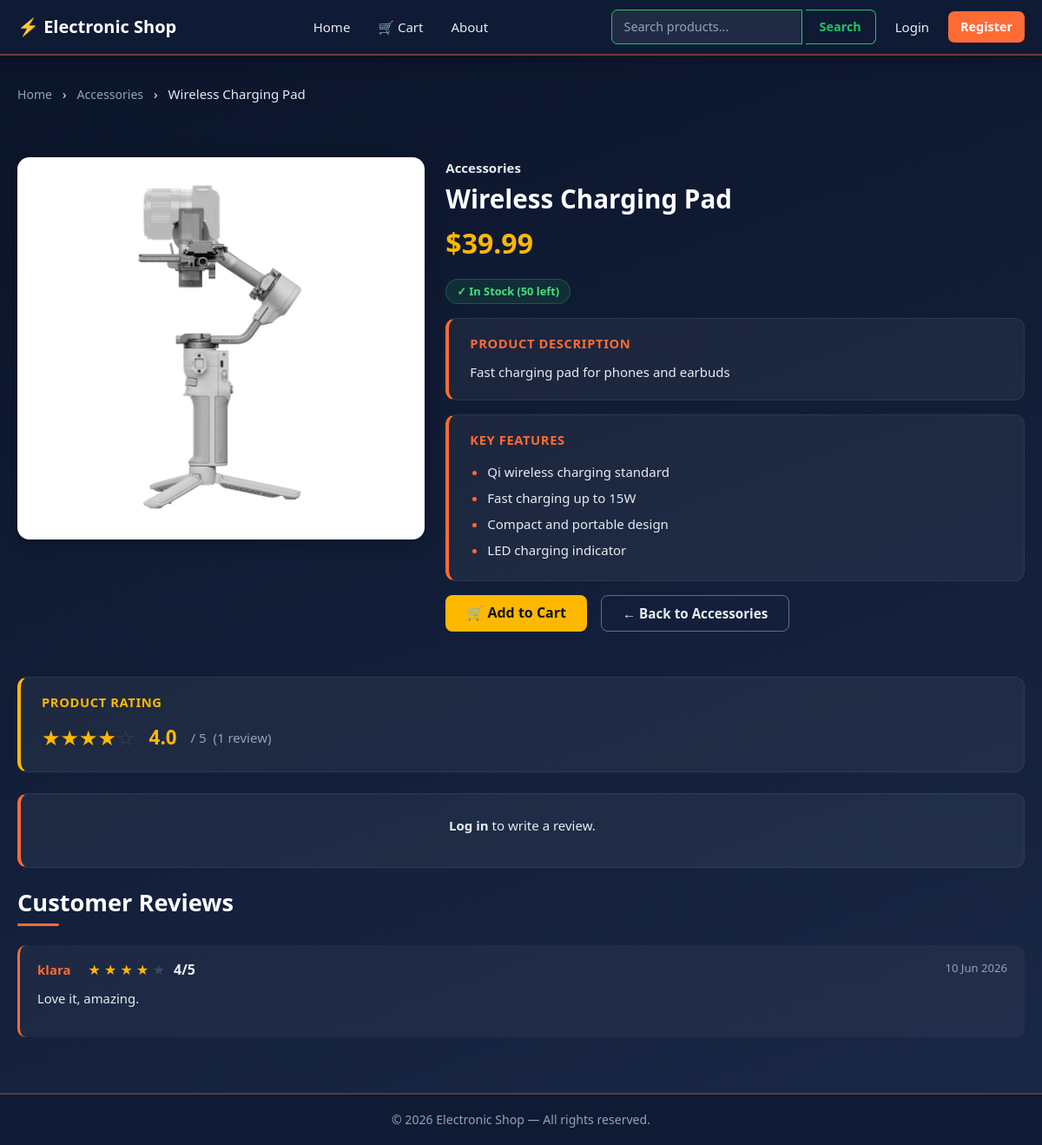
Screenshot of /product/wireless-charging-pad/ with the database file from the repository.
### shop/models.py (models this page shows, shortened)
class Product(models.Model):
    category = models.ForeignKey(
        Category, on_delete=models.CASCADE, related_name='products'
    )
    name = models.CharField(max_length=200)
    slug = models.SlugField(unique=True, blank=True)
    price = models.DecimalField(max_digits=10, decimal_places=2)
    description = models.TextField(blank=True)
    key_features = models.TextField(blank=True)
    image = models.ImageField(upload_to='products/')
    stock = models.PositiveIntegerField(default=10)
    created_at = models.DateTimeField(auto_now_add=True)
    updated_at = models.DateTimeField(auto_now=True)
    @property
    def average_rating(self):
        reviews = self.reviews.all()
        if not reviews:
            return 0
        return round(sum(r.rating for r in reviews) / reviews.count(), 1)
    @property
    def total_reviews(self):
        return self.reviews.count()

class Category(models.Model):
    name = models.CharField(max_length=200, unique=True)
    slug = models.SlugField(unique=True, blank=True)
    description = models.TextField(blank=True)
    image = models.ImageField(upload_to='categories/', blank=True)
    class Meta:
        verbose_name_plural = 'Categories'
    def get_absolute_url(self):
        return reverse('shop:category', kwargs={'slug': self.slug})

class Review(models.Model):
    RATING_CHOICES = [(i, str(i)) for i in range(1, 6)]
    product = models.ForeignKey(
        Product, on_delete=models.CASCADE, related_name='reviews'
    )
    user = models.ForeignKey(
        settings.AUTH_USER_MODEL, on_delete=models.CASCADE
    )
    rating = models.IntegerField(choices=RATING_CHOICES)
    comment = models.TextField()
    created_at = models.DateTimeField(auto_now_add=True)
    class Meta:
        unique_together = ('product', 'user')
        ordering = ['-created_at']

### shop/views.py (the view)
# urls.py: path('product/<slug:slug>/', views.ProductDetailView.as_view(), name='product_detail'),
class ProductDetailView(DetailView):
    model = Product
    template_name = 'shop/product_detail.html'
    context_object_name = 'product'
    queryset = Product.objects.select_related('category').prefetch_related(
        Prefetch('reviews', queryset=Review.objects.select_related('user'))
    )
    def get_context_data(self, **kwargs):
        ctx = super().get_context_data(**kwargs)
        ctx['reviews'] = self.object.reviews.all()
        ctx['review_form'] = ReviewForm()
        ctx['user_has_reviewed'] = (
            self.request.user.is_authenticated
            and self.object.reviews.filter(user=self.request.user).exists()
        )
        return ctx

### shop/forms.py
class ReviewForm(forms.ModelForm):
    rating = forms.ChoiceField(
        choices=Review.RATING_CHOICES,
        widget=forms.Select(attrs={'class': 'form-select'}),
    )
    comment = forms.CharField(
        widget=forms.Textarea(attrs={'class': 'form-control', 'rows': 4}),
    )
    class Meta:
        model = Review
        fields = ('rating', 'comment')

### shop/context_processors.py (called while the page is built)
def cart_count(request):
    if request.user.is_authenticated:
        try:
            return {'cart_count': request.user.cart.total_items}
        except Cart.DoesNotExist:
            pass
    return {'cart_count': 0}

### shop/templatetags/shop_tags.py (called while the page is built)
@register.filter
def stars(value):
    try:
        rating = float(value)
    except (TypeError, ValueError):
        rating = 0
    html = ''
    for i in range(1, 6):
        if rating >= i:
            html += '<span class="star-full">&#9733;</span>'
        elif rating >= i - 0.5:
            html += '<span class="star-half">&#9733;</span>'
        else:
            html += '<span class="star-empty">&#9734;</span>'
    return mark_safe(html)

### templates/shop/product_detail.html (shortened to what this page needs)
{% extends 'base.html' %}
{% load shop_tags %}
{% block content %}
<div class="mb-4">
    <a href="{% url 'shop:home' %}" class="back-link">Home</a>
    <span style="color:var(--text-muted);margin:0 8px;">›</span>
    <a href="{{ product.category.get_absolute_url }}" class="back-link">{{ product.category.name }}</a>
    <span style="color:var(--text-muted);margin:0 8px;">›</span>
    <span style="color:var(--text-light);">{{ product.name }}</span>
</div>
<div class="row g-4 mb-5">
    <div class="col-lg-5">
        {% if product.image %}
        <img src="{{ product.image.url }}" class="product-img" alt="{{ product.name }}">
        {% else %}
        <div class="product-img d-flex align-items-center justify-content-center"
             style="height:380px; background:var(--bg-secondary); font-size:5rem; border-radius:14px;">📱</div>
        {% endif %}
    </div>
    <div class="col-lg-7">
        <p style="color:var(--accent); font-weight:600; margin-bottom:6px;">{{ product.category.name }}</p>
        <h1 class="product-name mb-2">{{ product.name }}</h1>
        <div class="product-price mb-3">${{ product.price }}</div>
        {% if product.stock > 0 %}
            <span class="stock-badge in-stock mb-3 d-inline-block">✓ In Stock ({{ product.stock }} left)</span>
        {% else %}
            <span class="stock-badge out-stock mb-3 d-inline-block">✗ Out of Stock</span>
        {% endif %}
        <div class="detail-panel">
            <h5>Product Description</h5>
            <p style="color:var(--text-light); margin:0;">{{ product.description }}</p>
        </div>
        {% if product.key_features %}
        <div class="detail-panel">
            <h5>Key Features</h5>
            <ul class="feature-list">
                {% for feature in product.key_features.splitlines %}
                    {% if feature %}<li>{{ feature }}</li>{% endif %}
                {% endfor %}
            </ul>
        </div>
        {% endif %}
        <div class="d-flex gap-3 align-items-center flex-wrap mt-3">
            {% if product.stock > 0 %}
            <form method="POST" action="{% url 'shop:add_to_cart' product.id %}">
                <button type="submit" class="btn-accent px-4 py-2" style="font-size:1rem;">
                    🛒 Add to Cart
                </button>
            </form>
            {% else %}
            <button class="btn-accent px-4 py-2" disabled style="opacity:.5; cursor:not-allowed;">
                🛒 Add to Cart
            </button>
            {% endif %}
            <a href="{{ product.category.get_absolute_url }}" class="btn-outline-light px-4 py-2">
                ← Back to {{ product.category.name }}
            </a>
        </div>
    </div>
</div>
<div class="detail-panel detail-panel--rating mb-4">
    <h5>Product Rating</h5>
    <div class="d-flex align-items-center gap-3">
        <span class="stars-display">{{ product.average_rating|stars|safe }}</span>
        <span style="color:var(--yellow); font-size:1.4rem; font-weight:800;">{{ product.average_rating }}</span>
        <span style="color:var(--text-dim);">/ 5 &nbsp;({{ product.total_reviews }} review{{ product.total_reviews|pluralize }})</span>
    </div>
</div>
{% if user.is_authenticated and not user_has_reviewed %}
<div class="detail-panel detail-panel--review mb-4">
    <h5>Write a Review</h5>
    <form method="POST" action="{% url 'shop:add_review' product.id %}" class="form-dark">
        {% csrf_token %}
        <div class="mb-3">
            <label class="form-label-dark" for="id_rating">Rating</label>
            <select name="rating" id="id_rating" class="form-select-dark d-block" style="padding:8px 12px; width:100%;">
                <option value="">— Choose rating —</option>
                <option value="5">★★★★★ Excellent (5)</option>
                <option value="4">★★★★☆ Good (4)</option>
                <option value="3">★★★☆☆ Average (3)</option>
                <option value="2">★★☆☆☆ Poor (2)</option>
                <option value="1">★☆☆☆☆ Very Poor (1)</option>
            </select>
        </div>
        <div class="mb-3">
            <label class="form-label-dark" for="id_comment">Comment</label>
            <textarea name="comment" id="id_comment" rows="4"
                      class="form-control-dark d-block" style="width:100%; padding:10px 14px; resize:vertical;"
                      placeholder="Share your experience with this product..."></textarea>
        </div>
        <button type="submit" class="btn-accent px-4 py-2">Submit Review</button>
    </form>
</div>
{% elif user.is_authenticated and user_has_reviewed %}
<div class="alert alert-info mb-4">You have already reviewed this product.</div>
{% else %}
<div class="detail-panel mb-4" style="text-align:center; padding:24px;">
    <p style="color:var(--text-muted); margin-bottom:12px;">
        <a href="{% url 'accounts:login' %}?next={{ request.path }}"
           style="color:var(--accent); font-weight:600;">Log in</a>
        to write a review.
    </p>
</div>
{% endif %}
<h2 class="section-title">Customer Reviews</h2>
{% if reviews %}
    {% for review in reviews %}
    <div class="review-item">
        <div class="d-flex justify-content-between align-items-start">
            <div>
                <span class="review-author">{{ review.user.username }}</span>
                <span class="ms-3 stars" style="font-size:1rem;">
                    {% with r=review.rating %}
                    <span class="{% if r >= 1 %}star-full{% else %}star-empty{% endif %}">★</span>
                    <span class="{% if r >= 2 %}star-full{% else %}star-empty{% endif %}">★</span>
                    <span class="{% if r >= 3 %}star-full{% else %}star-empty{% endif %}">★</span>
                    <span class="{% if r >= 4 %}star-full{% else %}star-empty{% endif %}">★</span>
                    <span class="{% if r >= 5 %}star-full{% else %}star-empty{% endif %}">★</span>
                    {% endwith %}
                    <span style="color:var(--accent); font-weight:700; margin-left:6px;">{{ review.rating }}/5</span>
                </span>
            </div>
            <span class="review-date">{{ review.created_at|date:"d M Y" }}</span>
        </div>
        <p class="review-comment">{{ review.comment }}</p>
    </div>
    {% endfor %}
{% else %}
<div class="empty-state" style="padding:40px 20px;">
    <div class="empty-icon">💬</div>
    <p>No reviews yet. Be the first to review this product!</p>
</div>
{% endif %}
{% endblock %}

### static/css/style.css (style rules this page uses)
*, *::before, *::after { box-sizing: border-box; margin: 0; padding: 0; }
:root { --bg-start : #0a1429; --bg-end : #1a2847; --navbar-bg : #0f1a35; --card-bg : #ffffff; --orange : #ff6b35; --yellow : #ffb800; --purple : #8b5cf6; --green : #22c55e; --green-dk : #16a34a; --text-lt : #e8ecf4; --text-dim : #94a3b8; --panel-bg : rgba(255,255,255,0.05); --shadow : 0 4px 20px rgba(0,0,0,0.3); }
html { scroll-behavior: smooth; }
body { background: linear-gradient(160deg, var(--bg-start) 0%, var(--bg-end) 100%); background-attachment: fixed; color: var(--text-lt); font-family: 'Segoe UI', system-ui, sans-serif; font-size: 15px; line-height: 1.6; min-height: 100vh; display: flex; flex-direction: column; }
a { color: inherit; text-decoration: none; }
img { display: block; max-width: 100%; }
.section-title { color: #ffffff; font-weight: 800; font-size: 1.7rem; margin-bottom: 1.4rem; padding-bottom: 10px; position: relative; }
.section-title::after { content: ''; position: absolute; left: 0; bottom: 0; width: 48px; height: 3px; background: var(--orange); border-radius: 2px; }
.btn-accent { display: inline-block; background: var(--yellow); color: #111; border: none; border-radius: 8px; padding: 9px 22px; font-weight: 700; font-size: .95rem; cursor: pointer; transition: background .2s, transform .1s; text-align: center; }
.btn-outline-light { display: inline-block; background: transparent; border: 1.5px solid rgba(255,255,255,.35); color: var(--text-lt); border-radius: 8px; padding: 9px 22px; font-weight: 600; font-size: .95rem; cursor: pointer; transition: border-color .2s, color .2s, background .2s; text-align: center; }
.row { display: flex; flex-wrap: wrap; margin: 0 -12px; }
.row.g-4 > * { padding: 12px; }
.col-lg-5 { flex: 0 0 41.666%; max-width: 41.666%; }
.col-lg-7 { flex: 0 0 58.333%; max-width: 58.333%; }
.mb-3 { margin-bottom: 16px !important; }
.mb-4 { margin-bottom: 24px !important; }
.mb-5 { margin-bottom: 40px !important; }
.mt-3 { margin-top: 16px !important; }
.ms-3 { margin-left: 16px !important; }
.gap-3 { gap: 16px; }
.d-flex { display: flex !important; }
.d-inline-block { display: inline-block !important; }
.align-items-center { align-items: center; }
.align-items-start { align-items: flex-start; }
.justify-content-between { justify-content: space-between; }
.flex-wrap { flex-wrap: wrap; }
.px-4 { padding-left: 24px !important; padding-right: 24px !important; }
.py-2 { padding-top: 8px !important; padding-bottom: 8px !important; }
.back-link { color: var(--text-dim); font-size: .88rem; transition: color .15s; }
.stock-badge { display: inline-block; padding: 3px 12px; border-radius: 20px; font-size: .8rem; font-weight: 600; }
.in-stock { background: rgba(34,197,94,.12); color: #4ade80; border: 1px solid rgba(34,197,94,.3); }
.product-img { width: 100%; border-radius: 14px; box-shadow: var(--shadow); object-fit: cover; max-height: 440px; }
.product-name { font-size: 1.85rem; font-weight: 800; color: #fff; line-height: 1.2; }
.product-price { font-size: 2rem; font-weight: 900; color: var(--yellow); }
.detail-panel { background: var(--panel-bg); border-radius: 12px; padding: 20px 24px; border: 1px solid rgba(255,255,255,.07); border-left: 4px solid var(--orange); margin-bottom: 16px; }
.detail-panel h5 { color: var(--orange); font-weight: 700; font-size: .92rem; text-transform: uppercase; letter-spacing: .6px; margin-bottom: 12px; }
.detail-panel--rating { border-left-color: var(--yellow); }
.detail-panel--rating h5 { color: var(--yellow); }
.feature-list { padding-left: 20px; margin: 0; }
.feature-list li { padding: 3px 0; color: var(--text-lt); }
.feature-list li::marker { color: var(--orange); }
.star-full { color: var(--yellow); font-size: 1.3rem; }
.star-empty { color: #3a4a5a; font-size: 1.3rem; }
.stars-display .star-full, .stars-display .star-half, .stars-display .star-empty { font-size: 1.5rem; }
.stars .star-full, .stars .star-half, .stars .star-empty { font-size: 1.1rem; }
.ms-3.stars .star-full, .ms-3.stars .star-empty { font-size: 1rem; }
.review-item { background: rgba(255,255,255,.04); border-radius: 10px; padding: 16px 20px; margin-bottom: 12px; border-left: 3px solid var(--orange); }
.review-author { font-weight: 700; color: var(--orange); }
.review-date { font-size: .82rem; color: var(--text-dim); }
.review-comment { color: var(--text-lt); margin-top: 8px; font-size: .93rem; }

### rows the page displays
Product: category.name "Accessories", name "Wireless Charging Pad", image (picture), price "39.99", stock "50", description "Fast charging pad for phones and earbuds", average_rating|stars "★ ★ ★ ★ ☆", average_rating "4.0", total_reviews "1"
Review: user.username "klara", rating "4", created_at "10 Jun 2026", comment "Love it, amazing."

### other values shown
{{ feature }} "Qi wireless charging standard" "Fast charging up to 15W" "Compact and portable design" "LED charging indicator"
